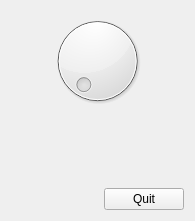
<?xml version="1.0" encoding="UTF-8"?>
<!--(c) FIBerHub, https://fiberhub.tk-->
<ui version="4.0">
 <class>Form</class>
 <widget class="QWidget" name="Form">
  <property name="geometry">
   <rect>
    <x>0</x>
    <y>0</y>
    <width>195</width>
    <height>221</height>
   </rect>
  </property>
  <property name="windowTitle">
   <string>MainWindow</string>
  </property>
  <layout class="QVBoxLayout" name="verticalLayout">
   <item>
    <widget class="QDial" name="dial">
     <property name="minimum">
      <number>1</number>
     </property>
     <property name="maximum">
      <number>50</number>
     </property>
    </widget>
   </item>
   <item>
    <widget class="QLabel" name="label">
     <property name="enabled">
      <bool>true</bool>
     </property>
     <property name="text">
      <string/>
     </property>
     <property name="alignment">
      <set>Qt::AlignCenter</set>
     </property>
    </widget>
   </item>
   <item>
    <spacer name="verticalSpacer">
     <property name="orientation">
      <enum>Qt::Vertical</enum>
     </property>
     <property name="sizeHint" stdset="0">
      <size>
       <width>20</width>
       <height>40</height>
      </size>
     </property>
    </spacer>
   </item>
   <item>
    <layout class="QHBoxLayout" name="horizontalLayout_2">
     <item>
      <spacer name="horizontalSpacer">
       <property name="orientation">
        <enum>Qt::Horizontal</enum>
       </property>
       <property name="sizeHint" stdset="0">
        <size>
         <width>298</width>
         <height>20</height>
        </size>
       </property>
      </spacer>
     </item>
     <item>
      <widget class="QPushButton" name="pushButton">
       <property name="text">
        <string>Quit</string>
       </property>
      </widget>
     </item>
    </layout>
   </item>
  </layout>
 </widget>
 <resources/>
 <connections>
  <connection>
   <sender>pushButton</sender>
   <signal>clicked()</signal>
   <receiver>Form</receiver>
   <slot>close()</slot>
   <hints>
    <hint type="sourcelabel">
     <x>337</x>
     <y>273</y>
    </hint>
    <hint type="destinationlabel">
     <x>253</x>
     <y>219</y>
    </hint>
   </hints>
  </connection>
  <connection>
   <sender>dial</sender>
   <signal>sliderPressed()</signal>
   <receiver>label</receiver>
   <slot>show()</slot>
   <hints>
    <hint type="sourcelabel">
     <x>163</x>
     <y>92</y>
    </hint>
    <hint type="destinationlabel">
     <x>211</x>
     <y>87</y>
    </hint>
   </hints>
  </connection>
  <connection>
   <sender>dial</sender>
   <signal>sliderReleased()</signal>
   <receiver>label</receiver>
   <slot>hide()</slot>
   <hints>
    <hint type="sourcelabel">
     <x>164</x>
     <y>28</y>
    </hint>
    <hint type="destinationlabel">
     <x>231</x>
     <y>29</y>
    </hint>
   </hints>
  </connection>
  <connection>
   <sender>dial</sender>
   <signal>valueChanged(int)</signal>
   <receiver>label</receiver>
   <slot>setNum(int)</slot>
   <hints>
    <hint type="sourcelabel">
     <x>185</x>
     <y>69</y>
    </hint>
    <hint type="destinationlabel">
     <x>233</x>
     <y>69</y>
    </hint>
   </hints>
  </connection>
 </connections>
</ui>
